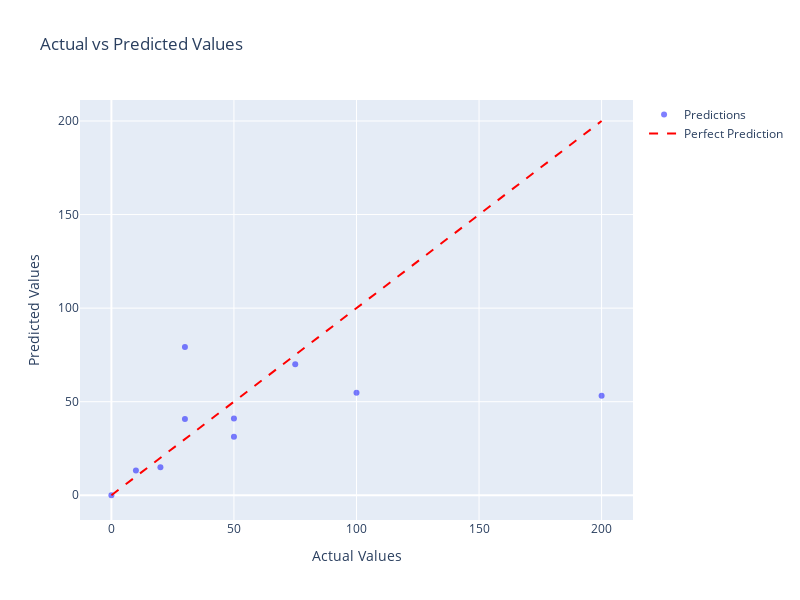

This figure's notebook cell:
### Code cell
import plotly.express as px
import plotly.graph_objects as go

fig = go.Figure()

fig.add_trace(go.Scatter(
    x=y_test,
    y=y_pred2,
    mode='markers',
    name='Predictions',
    marker=dict(color='blue', opacity=0.5)
))

# Add the diagonal line for actual value
fig.add_trace(go.Scatter(
    x=[y_test.min(), y_test.max()],
    y=[y_test.min(), y_test.max()],
    mode='lines',
    name='Perfect Prediction',
    line=dict(color='red', dash='dash')
))

fig.update_layout(
    title='Actual vs Predicted Values',
    xaxis_title='Actual Values',
    yaxis_title='Predicted Values',
    width=800,
    height=600,
    hovermode='closest'
)

fig.show()

### Figure 1 — Plotly figure (JSON) as saved in the notebook; plotly's stock layout.template omitted (floating-point values rounded to 4 significant figures)
{"data": [{"marker": {"color": "blue", "opacity": 0.5}, "mode": "markers", "name": "Predictions", "type": "scatter", "x": [0, 200, 75, 30, 10, 30, 50, 50, 100, 20], "y": [0.0, 53.19, 69.95, 40.79, 13.23, 79.17, 31.29, 41.03, 54.78, 14.98]}, {"line": {"color": "red", "dash": "dash"}, "mode": "lines", "name": "Perfect Prediction", "type": "scatter", "x": [0, 200], "y": [0, 200]}], "layout": {"height": 600, "hovermode": "closest", "title": {"text": "Actual vs Predicted Values"}, "width": 800, "xaxis": {"title": {"text": "Actual Values"}}, "yaxis": {"title": {"text": "Predicted Values"}}}}
